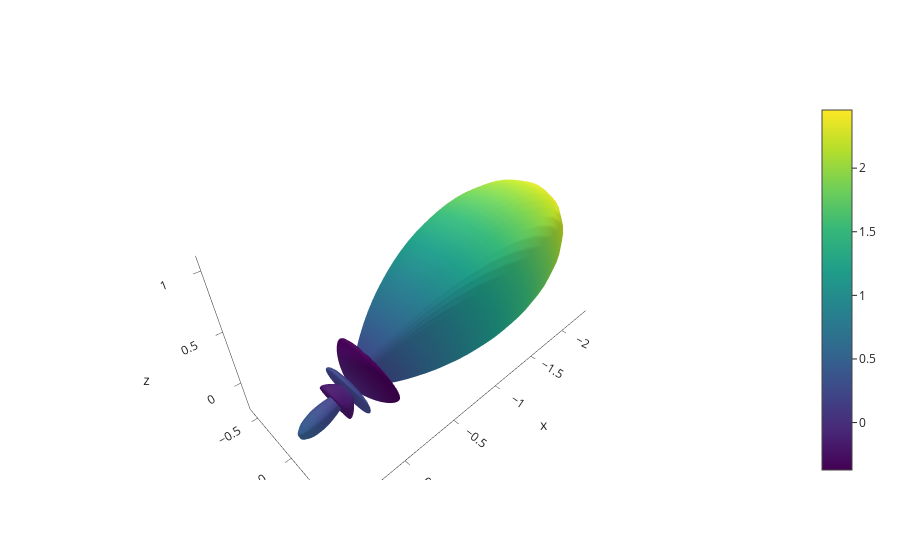

The notebook cell this image was saved under:
### Code cell
go.Figure([go.Surface(**sph.plotly_surface(AgS[min_ind_all].to(torch.float32))[0])])

### Figure 1 — Plotly figure (JSON) as saved in the notebook; plotly's stock layout.template omitted (floating-point values rounded to 4 significant figures; data arrays with more than 128 entries replaced by an {"elided": "..."} marker saying what was removed)
{"data": [{"surfacecolor": {"elided": "100x100 float values"}, "type": "surface", "x": {"elided": "100x100 float values"}, "y": {"elided": "100x100 float values"}, "z": {"elided": "100x100 float values"}}], "layout": {}}
